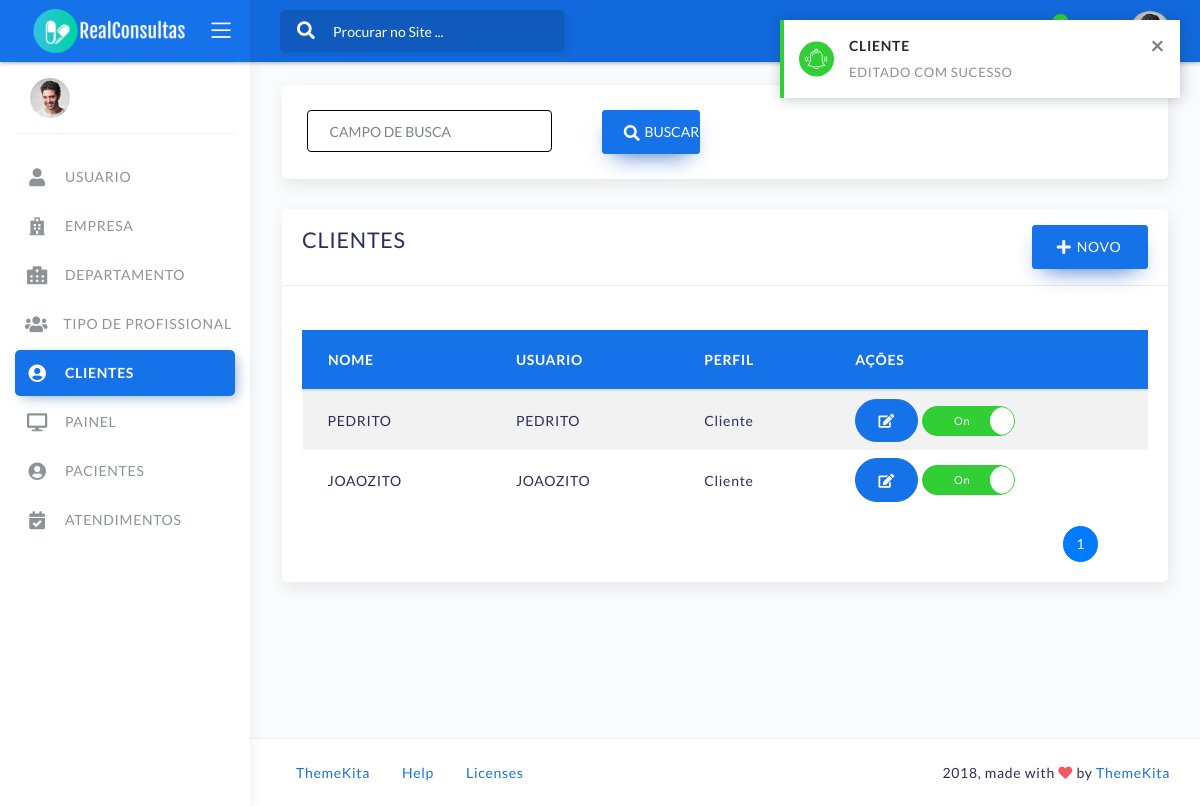
The page /core/cliente/list (signed in) on the database its author committed.
### core/modulos/cliente/cliente.py (models this page shows, shortened)
class Cliente(Timestampable):
    class Meta:
        verbose_name = 'CLIENTE'
        verbose_name_plural = 'CLIENTES'
    user = models.OneToOneField(User, on_delete=models.PROTECT, related_name='userCliente')
    nome = UpperCaseCharField('Nome', max_length=255)
    usuario = UpperCaseCharField('Usuario', max_length=255, unique=True)
    email = models.EmailField('Email', max_length=255, unique=True)
    senha = UpperCaseCharField('Senha', max_length=255)
    perfil = models.ForeignKey(Group, on_delete=models.PROTECT, verbose_name='Perfil', related_name='clientes')
    ativo = models.BooleanField(default=True)
    cliente_app = models.CharField('Cliente App', max_length=255, default='', blank=True)
    @property
    def getNamePerfil(self):
        return self.perfil.name
    @property
    def getListAtributes(self):
        atributos = ['nome', 'usuario', 'getNamePerfil']
        inter_lista = []
        for row in atributos:
            field_value = getattr(self, row, None)
            inter_lista.append(field_value)
        return inter_lista

### core/modulos/cliente/views_cliente.py (the view)
class ClienteListView(MyListViewCliente):
    template_name = 'cliente/templates/list_view_cliente.html'
    def get_context_data(self, *, object_list=None, **kwargs):
        context = super().get_context_data(object_list=object_list, **kwargs)
        return context

### core/util/util_manager.py (called while the page is built)
    def get_context_data(self, *, object_list=None, **kwargs):
        context = super().get_context_data(object_list=object_list, **kwargs)
        q = self.request.GET.get("q", "").strip()
        context['q'] = q
        context['COLUMNS'] = self.COLUMNS
        return context

    def get_context_data(self, **kwargs):
        context = super().get_context_data(**kwargs)
        context['labels'] = LabesProperty
        context['NAME_MODEL'] = self.NAME_MODEL
        context['NAME_MODEL_PLURAL'] = self.NAME_MODEL_PLURAL
        context['PAGE_CREATE_VIEW'] = self.PAGE_CREATE_VIEW
        context['PAGE_UPDATE_VIEW'] = self.PAGE_UPDATE_VIEW
        context['SAVE_MODEL'] = None
        save_model = self.request.session.pop('save_model', None)
        if save_model:
            context['SAVE_MODEL'] = True
        edit_model = self.request.session.pop('update_model', None)
        if edit_model:
            context['SAVE_MODEL'] = False
        return context

### core/modulos/cliente/templates/list_view_cliente.html (shortened to what this page needs)
{% extends 'core/base/list_view_base.html' %}
{% load static %}
{% block bt_nova %}
    {{ labels.NOVO }}
{% endblock %}
{% block tbody %}
    <tbody>
    {% for cliente in cliente_list %}
        <tr>
            {% for valor  in cliente.getListAtributes %}
                <td>{{ valor }}</td>
            {% endfor %}
            <td>
                <a type="button"
                   class="btn btn-rounded btn-primary"
                   href="{% url 'core:modulo:cliente:update_view' cliente.id %}">
                    <i class="fa fa-edit"></i>
                </a>
            </td>
        </tr>
    {% endfor %}
    </tbody>
{% endblock %}

### core/static/core/commum/novo_estilo.css (style rules this page uses)
:root { --primary-color: #1572E8; --primary2-color: #1269DB; --primary2-color-sombra: #1a5abc; --border_color: #000000; }

### rows shown on the page
Cliente: getListAtributes "PEDRITO" "PEDRITO"
Cliente: getListAtributes "JOAOZITO" "JOAOZITO"

### other values the page prints
{{ labels.USUARIO }} "USUARIO"
{{ labels.EMPRESA }} "EMPRESA"
{{ labels.DEPARTAMENTO }} "DEPARTAMENTO"
{{ labels.TIPO_PROFISSIONAL }} "TIPO DE PROFISSIONAL"
{{ labels.CLIENTES }} "CLIENTES"
{{ labels.PAINEL }} "PAINEL"
{{ labels.PACIENTES }} "PACIENTES"
{{ labels.ATENDIMENTOS }} "ATENDIMENTOS"
{{ labels.BUSCAR }} "BUSCAR"
{{ NAME_MODEL_PLURAL }} "CLIENTES"
{{ labels.NOVO }} "NOVO"
{{ coluna }} "NOME" "USUARIO" "PERFIL"
{{ labels.ACOES }} "AÇÕES"
{{ valor }} "Cliente" "Cliente"
{{ page_obj.number }} "1"
